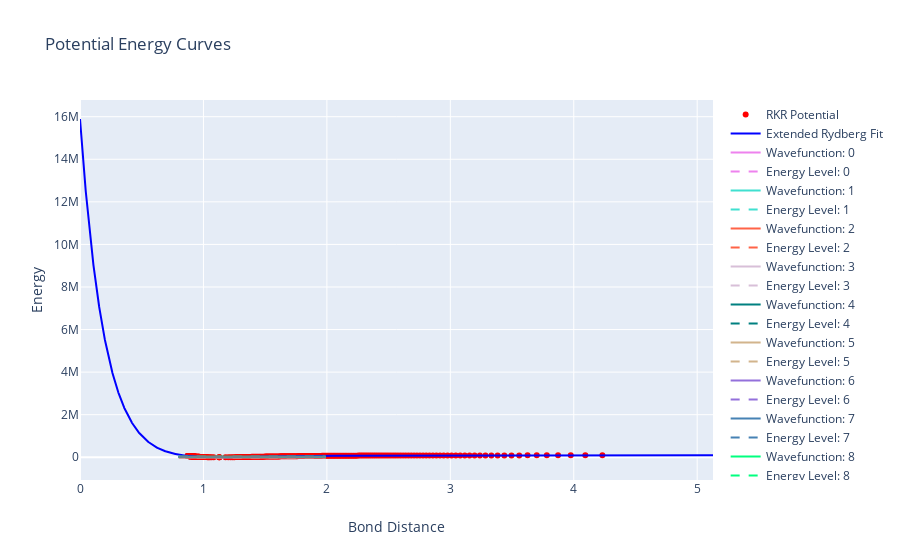

This figure's notebook cell:
### Code cell
#Run Functions with Jupyter Widgets Overlay Here

print("Please Choose a Computation: ")
choice = widgets.ToggleButtons(
    options=["Build Wavefunctions", "Einstein Coefficients"],
    button_style = "info",
    value = None
)

display(choice)

choice.observe(main, "value")
